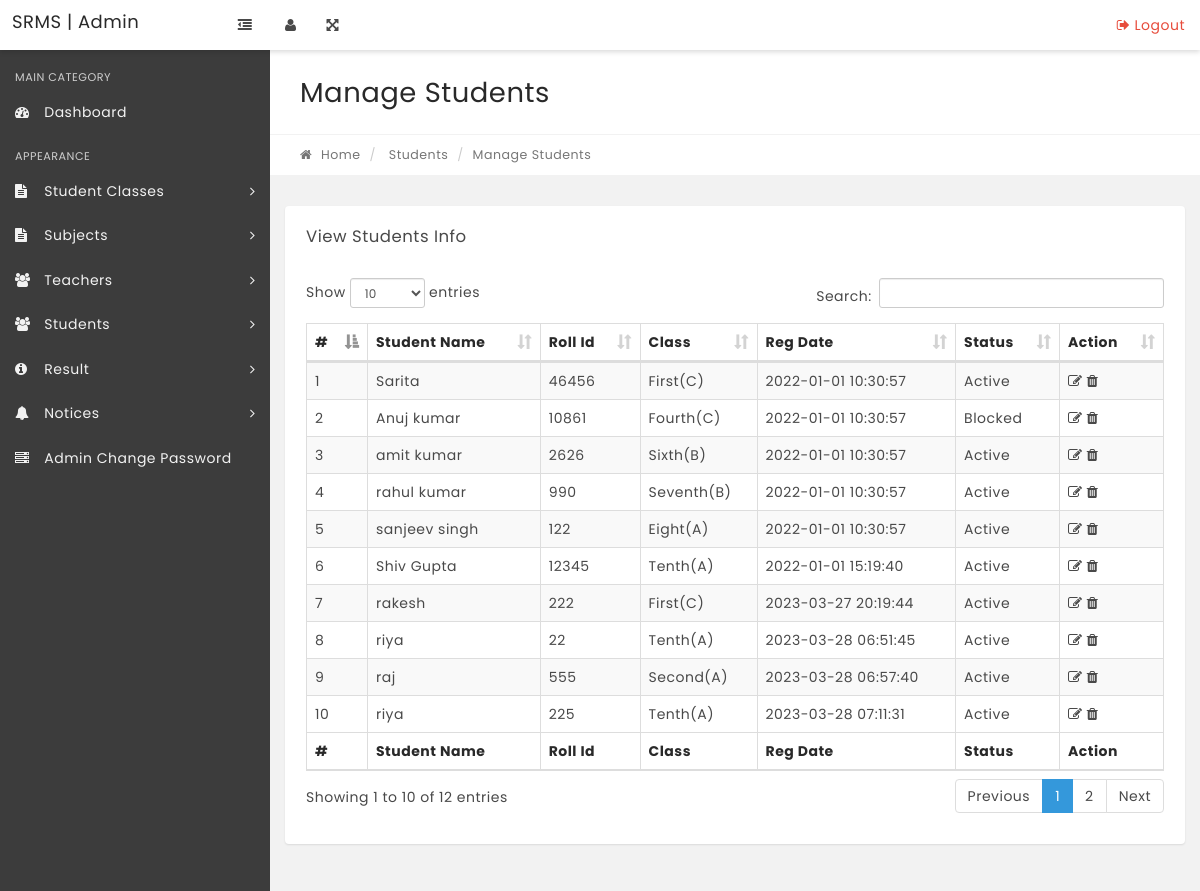
/manage-students.php, run on the app's committed database.
### tables this page shows
CREATE TABLE `tblstudents` (
  `StudentId` int(11) NOT NULL,
  `StudentName` varchar(100) DEFAULT NULL,
  `RollId` varchar(100) DEFAULT NULL,
  `StudentEmail` varchar(100) DEFAULT NULL,
  `Gender` varchar(10) DEFAULT NULL,
  `DOB` varchar(100) DEFAULT NULL,
  `ClassId` int(11) DEFAULT NULL,
  `RegDate` timestamp NULL DEFAULT current_timestamp(),
  `UpdationDate` timestamp NULL DEFAULT NULL,
  `Status` int(1) DEFAULT NULL,
  `FatherName` varchar(100) NOT NULL,
  `Contact` varchar(13) NOT NULL,
  `Address` text NOT NULL,
  `MotherName` varchar(100) NOT NULL
);

CREATE TABLE `tblclasses` (
  `id` int(11) NOT NULL,
  `ClassName` varchar(80) DEFAULT NULL,
  `ClassNameNumeric` int(4) DEFAULT NULL,
  `Section` varchar(5) DEFAULT NULL,
  `CreationDate` timestamp NULL DEFAULT current_timestamp(),
  `UpdationDate` timestamp NULL DEFAULT NULL
);

### manage-students.php (the view, shortened to what this page needs)
<?php
include('includes/config.php');
if(strlen($_SESSION['alogin'])=="")
    {
    header("Location: index.php");
    }
    else{
?>
<!DOCTYPE html>
<html lang="en">
    <head>
        <link rel="stylesheet" href="css/bootstrap.min.css" media="screen" >
        <link rel="stylesheet" href="css/font-awesome.min.css" media="screen" >
        <link rel="stylesheet" href="css/animate-css/animate.min.css" media="screen" >
        <link rel="stylesheet" href="css/lobipanel/lobipanel.min.css" media="screen" >
        <link rel="stylesheet" href="css/prism/prism.css" media="screen" >
        <link rel="stylesheet" type="text/css" href="js/DataTables/datatables.min.css"/>
        <link rel="stylesheet" href="css/main.css" media="screen" >
    </head>
    <body class="top-navbar-fixed">
        <div class="main-wrapper">
   <?php include('includes/topbar.php');?>
            <div class="content-wrapper">
                <div class="content-container">
<?php include('includes/leftbar.php');?>
                    <div class="main-page">
                        <div class="container-fluid">
                            <div class="row page-title-div">
                                <div class="col-md-6">
                                    <h2 class="title">Manage Students</h2>
                                </div>
                            </div>
                            <div class="row breadcrumb-div">
                                <div class="col-md-6">
                                    <ul class="breadcrumb">
            							<li><a href="dashboard.php"><i class="fa fa-home"></i> Home</a></li>
                                        <li> Students</li>
            							<li class="active">Manage Students</li>
            						</ul>
                                </div>
                            </div>
                        </div>
                        <section class="section">
                            <div class="container-fluid">
                                <div class="row">
                                    <div class="col-md-12">
                                        <div class="panel">
                                            <div class="panel-heading">
                                                <div class="panel-title">
                                                    <h5>View Students Info</h5>
                                                </div>
                                            </div>
                                            <div class="panel-body p-20">
                                                <table id="example" class="display table table-striped table-bordered" cellspacing="0" width="100%">
                                                    <thead>
                                                        <tr>
                                                            <th>#</th>
                                                            <th>Student Name</th>
                                                            <th>Roll Id</th>
                                                            <th>Class</th>
                                                            <th>Reg Date</th>
                                                            <th>Status</th>
                                                            <th>Action</th>
                                                        </tr>
                                                    </thead>
                                                    <tfoot>
                                                        <tr>
                                                          <th>#</th>
                                                            <th>Student Name</th>
                                                            <th>Roll Id</th>
                                                            <th>Class</th>
                                                            <th>Reg Date</th>
                                                            <th>Status</th>
                                                            <th>Action</th>
                                                        </tr>
                                                    </tfoot>
                                                    <tbody>
<?php $sql = "SELECT tblstudents.StudentName,tblstudents.RollId,tblstudents.RegDate,tblstudents.StudentId,tblstudents.Status,tblclasses.ClassName,tblclasses.Section from tblstudents join tblclasses on tblclasses.id=tblstudents.ClassId";
$query = $dbh->prepare($sql);
$query->execute();
$results=$query->fetchAll(PDO::FETCH_OBJ);
$cnt=1;
if($query->rowCount() > 0)
{
foreach($results as $result)
{   ?>
<tr>
 <td><?php echo htmlentities($cnt);?></td>
                                                            <td><?php echo htmlentities($result->StudentName);?></td>
                                                            <td><?php echo htmlentities($result->RollId);?></td>
                                                            <td><?php echo htmlentities($result->ClassName);?>(<?php echo htmlentities($result->Section);?>)</td>
                                                            <td><?php echo htmlentities($result->RegDate);?></td>
                                                             <td><?php if($result->Status==1){
echo htmlentities('Active');
}
else{
   echo htmlentities('Blocked');
}
                                                                ?></td>
<td>
<a href="edit-student.php?stid=<?php echo htmlentities($result->StudentId);?>"><i class="fa fa-edit" title="Edit Record"></i> </a>
<a href="javascript::void" onclick="return confirmDelete('<?php echo $result->StudentName ?>', '<?php echo $result->StudentId ?>')"><i class="fa fa-trash" title="Delete Record"></i> </a>
</td>
</tr>
<?php $cnt=$cnt+1;}} ?>
                                                    </tbody>
                                                </table>
                                            </div>
                                        </div>
                                    </div>
                                                </div>
                                            </div>
                                        </div>
                                    </div>
                                </div>
                            </div>
    </body>
</html>
<?php } ?>

### data on the page
tblstudents: StudentName "Sarita", RollId "46456", ClassId.ClassName "First", ClassId.Section "C", RegDate "2022-01-01 10:30:57"
tblstudents: StudentName "Anuj kumar", RollId "10861", ClassId.ClassName "Fourth", ClassId.Section "C", RegDate "2022-01-01 10:30:57"
tblstudents: StudentName "amit kumar", RollId "2626", ClassId.ClassName "Sixth", ClassId.Section "B", RegDate "2022-01-01 10:30:57"
tblstudents: StudentName "rahul kumar", RollId "990", ClassId.ClassName "Seventh", ClassId.Section "B", RegDate "2022-01-01 10:30:57"
tblstudents: StudentName "sanjeev singh", RollId "122", ClassId.ClassName "Eight", ClassId.Section "A", RegDate "2022-01-01 10:30:57"
tblstudents: StudentName "Shiv Gupta", RollId "12345", ClassId.ClassName "Tenth", ClassId.Section "A", RegDate "2022-01-01 15:19:40"
tblstudents: StudentName "rakesh", RollId "222", ClassId.ClassName "First", ClassId.Section "C", RegDate "2023-03-27 20:19:44"
tblstudents: StudentName "riya", RollId "22", ClassId.ClassName "Tenth", ClassId.Section "A", RegDate "2023-03-28 06:51:45"
tblstudents: StudentName "raj", RollId "555", ClassId.ClassName "Second", ClassId.Section "A", RegDate "2023-03-28 06:57:40"
tblstudents: StudentName "riya", RollId "225", ClassId.ClassName "Tenth", ClassId.Section "A", RegDate "2023-03-28 07:11:31"
